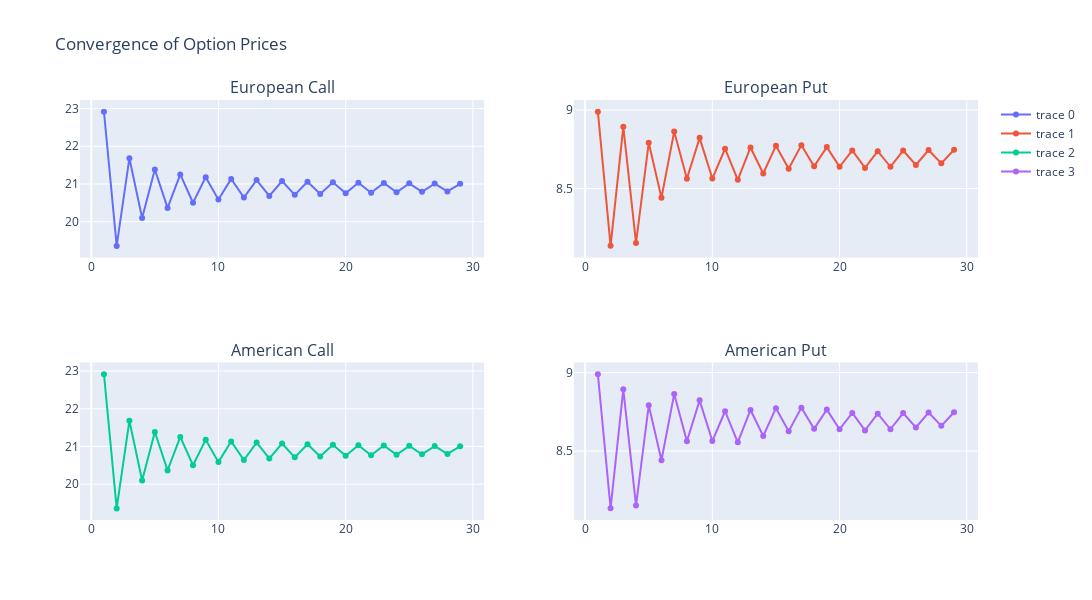

The cell this chart's notebook holds for it:
### Code cell
from plotly.subplots import make_subplots
simulation_plots = make_subplots(rows=2, cols=2, subplot_titles=('European Call','European Put','American Call','American Put'))
simulation_plots.update_layout(height=600, width=1200, title_text="Convergence of Option Prices")
simulation_plots.add_trace(NumberOfStepsSimulator(european_call, range(1,30,1)).graph(), row = 1, col = 1)
simulation_plots.add_trace(NumberOfStepsSimulator(european_put, range(1,30,1)).graph(),row = 1, col = 2)
simulation_plots.add_trace(NumberOfStepsSimulator(american_call, range(1,30,1)).graph(),row = 2, col = 1)
simulation_plots.add_trace(NumberOfStepsSimulator(american_put, range(1,30,1)).graph(),row = 2, col = 2)
simulation_plots.show()

### Figure 1 — Plotly figure (JSON) as saved in the notebook; plotly's stock layout.template omitted (floating-point values rounded to 4 significant figures)
{"data": [{"mode": "lines+markers", "type": "scatter", "x": [1, 2, 3, 4, 5, 6, 7, 8, 9, 10, 11, 12, 13, 14, 15, 16, 17, 18, 19, 20, 21, 22, 23, 24, 25, 26, 27, 28, 29], "xaxis": "x", "y": [22.92, 19.36, 21.68, 20.1, 21.39, 20.36, 21.25, 20.5, 21.18, 20.58, 21.13, 20.64, 21.1, 20.68, 21.08, 20.71, 21.06, 20.73, 21.05, 20.75, 21.03, 20.77, 21.02, 20.78, 21.02, 20.79, 21.01, 20.8, 21.0], "yaxis": "y"}, {"mode": "lines+markers", "type": "scatter", "x": [1, 2, 3, 4, 5, 6, 7, 8, 9, 10, 11, 12, 13, 14, 15, 16, 17, 18, 19, 20, 21, 22, 23, 24, 25, 26, 27, 28, 29], "xaxis": "x2", "y": [8.99, 8.133, 8.894, 8.152, 8.791, 8.441, 8.863, 8.562, 8.823, 8.563, 8.754, 8.555, 8.762, 8.595, 8.773, 8.626, 8.776, 8.641, 8.764, 8.638, 8.742, 8.631, 8.738, 8.638, 8.741, 8.65, 8.745, 8.66, 8.747], "yaxis": "y2"}, {"mode": "lines+markers", "type": "scatter", "x": [1, 2, 3, 4, 5, 6, 7, 8, 9, 10, 11, 12, 13, 14, 15, 16, 17, 18, 19, 20, 21, 22, 23, 24, 25, 26, 27, 28, 29], "xaxis": "x3", "y": [22.92, 19.36, 21.68, 20.1, 21.39, 20.36, 21.25, 20.5, 21.18, 20.58, 21.13, 20.64, 21.1, 20.68, 21.08, 20.71, 21.06, 20.73, 21.05, 20.75, 21.03, 20.77, 21.02, 20.78, 21.02, 20.79, 21.01, 20.8, 21.0], "yaxis": "y3"}, {"mode": "lines+markers", "type": "scatter", "x": [1, 2, 3, 4, 5, 6, 7, 8, 9, 10, 11, 12, 13, 14, 15, 16, 17, 18, 19, 20, 21, 22, 23, 24, 25, 26, 27, 28, 29], "xaxis": "x4", "y": [8.99, 8.133, 8.894, 8.152, 8.791, 8.441, 8.863, 8.562, 8.823, 8.563, 8.754, 8.555, 8.762, 8.595, 8.773, 8.626, 8.776, 8.641, 8.764, 8.638, 8.742, 8.631, 8.738, 8.638, 8.741, 8.65, 8.745, 8.66, 8.747], "yaxis": "y4"}], "layout": {"annotations": [{"font": {"size": 16}, "showarrow": false, "text": "European Call", "x": 0.225, "xanchor": "center", "xref": "paper", "y": 1, "yanchor": "bottom", "yref": "paper"}, {"font": {"size": 16}, "showarrow": false, "text": "European Put", "x": 0.775, "xanchor": "center", "xref": "paper", "y": 1, "yanchor": "bottom", "yref": "paper"}, {"font": {"size": 16}, "showarrow": false, "text": "American Call", "x": 0.225, "xanchor": "center", "xref": "paper", "y": 0.375, "yanchor": "bottom", "yref": "paper"}, {"font": {"size": 16}, "showarrow": false, "text": "American Put", "x": 0.775, "xanchor": "center", "xref": "paper", "y": 0.375, "yanchor": "bottom", "yref": "paper"}], "height": 600, "title": {"text": "Convergence of Option Prices"}, "width": 1200, "xaxis": {"anchor": "y", "domain": [0, 0.45]}, "xaxis2": {"anchor": "y2", "domain": [0.55, 1]}, "xaxis3": {"anchor": "y3", "domain": [0, 0.45]}, "xaxis4": {"anchor": "y4", "domain": [0.55, 1]}, "yaxis": {"anchor": "x", "domain": [0.625, 1]}, "yaxis2": {"anchor": "x2", "domain": [0.625, 1]}, "yaxis3": {"anchor": "x3", "domain": [0, 0.375]}, "yaxis4": {"anchor": "x4", "domain": [0, 0.375]}}}
